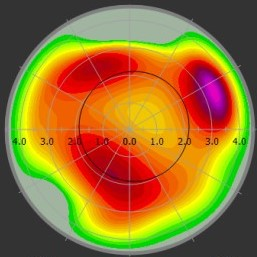
#> input picture retina26.jpg, 257 x 257 px, found by its file name
$ python color_spaces.py
#> lines starting #> are read from the running program, lines starting #| are printed output that depends on the picture
import cv2 as cv
import matplotlib.pyplot as plt

# READING IMAGE
img=cv.imread('images/retina26.jpg')
#> img is the input picture: shape (257, 257, 3); mean B, G, R 43.4, 115.4, 152.5
cv.imshow('eye', img)


'''By default OpenCV reads images in BGR form.'''

'''COLOR SPACES -> spaces of colors, a system of
representing an array of colors.
Eg: RGB ( the color model of three-color image
displays using red, green, and blue light),
Grayscale (a range of grey shades from white to
black, as used in a monochrome display or printout.),
HSV (for hue, saturation, value; also known as HSB,
for hue, saturation, brightness),
LAB (L*: Lightness, a*: Red/Green Value, b*: Blue/Yellow Value),
LUV (where L stands for luminance, whereas U and V represent
chromaticity values of color images),
HSL (for hue, saturation, lightness), etc'''

'''BGR to Grayscale'''
gray=cv.cvtColor(img,cv.COLOR_BGR2GRAY)
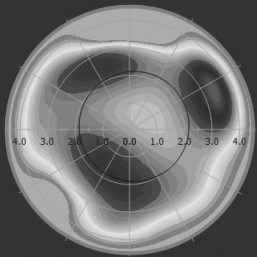
#> gray: shape (257, 257); min 34, max 231, mean 118.3
cv.imshow('Gray',gray)

# hsv=cv.cvtColor(img,cv.COLOR_BGR2HSV_FULL)
# cv.imshow('HSV',hsv)

'''BGR to LAB'''
lab1=cv.cvtColor(img,cv.COLOR_LBGR2LAB)
#> lab1: shape (257, 257, 3); mean of channels 0, 1, 2 180.3, 132.3, 166.5
l,a,b=cv.split(lab1)
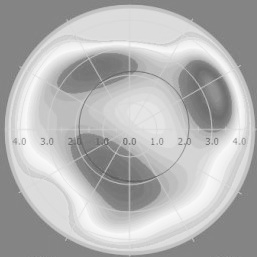
#> l: shape (257, 257); min 93, max 249, mean 180.3
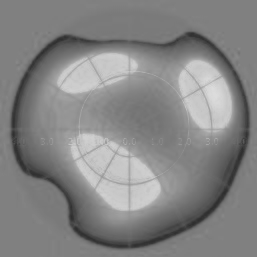
#> a: shape (257, 257); min 46, max 220, mean 132.3
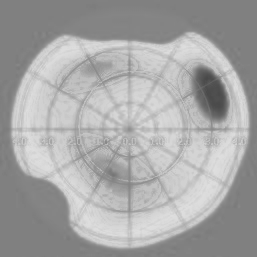
#> b: shape (257, 257); min 73, max 222, mean 166.5
cv.imshow('LAB1',lab1)
cv.imshow('LAB5',b)

# [8 lines of commented-out code are left out]

'''BGR to LUV'''
luv1=cv.cvtColor(img,cv.COLOR_LBGR2LUV)
#> luv1: shape (257, 257, 3); mean of channels 0, 1, 2 180.2, 115.9, 175.9
cv.imshow('LUV1',luv1)

# luv2=cv.cvtColor(img,cv.COLOR_BGR2LUV)
# cv.imshow('LUV2',luv2)

'''BGR to RGB'''
rgb=cv.cvtColor(img,cv.COLOR_BGR2RGB)
cv.imshow('RGB',rgb)

plt.imshow(rgb)
plt.show()


'''BGR to HSL'''
# hsl=cv.cvtColor(img,cv.COLOR_BGR2HLS)
# cv.imshow('HSL',hsl)


cv.waitKey(0)
